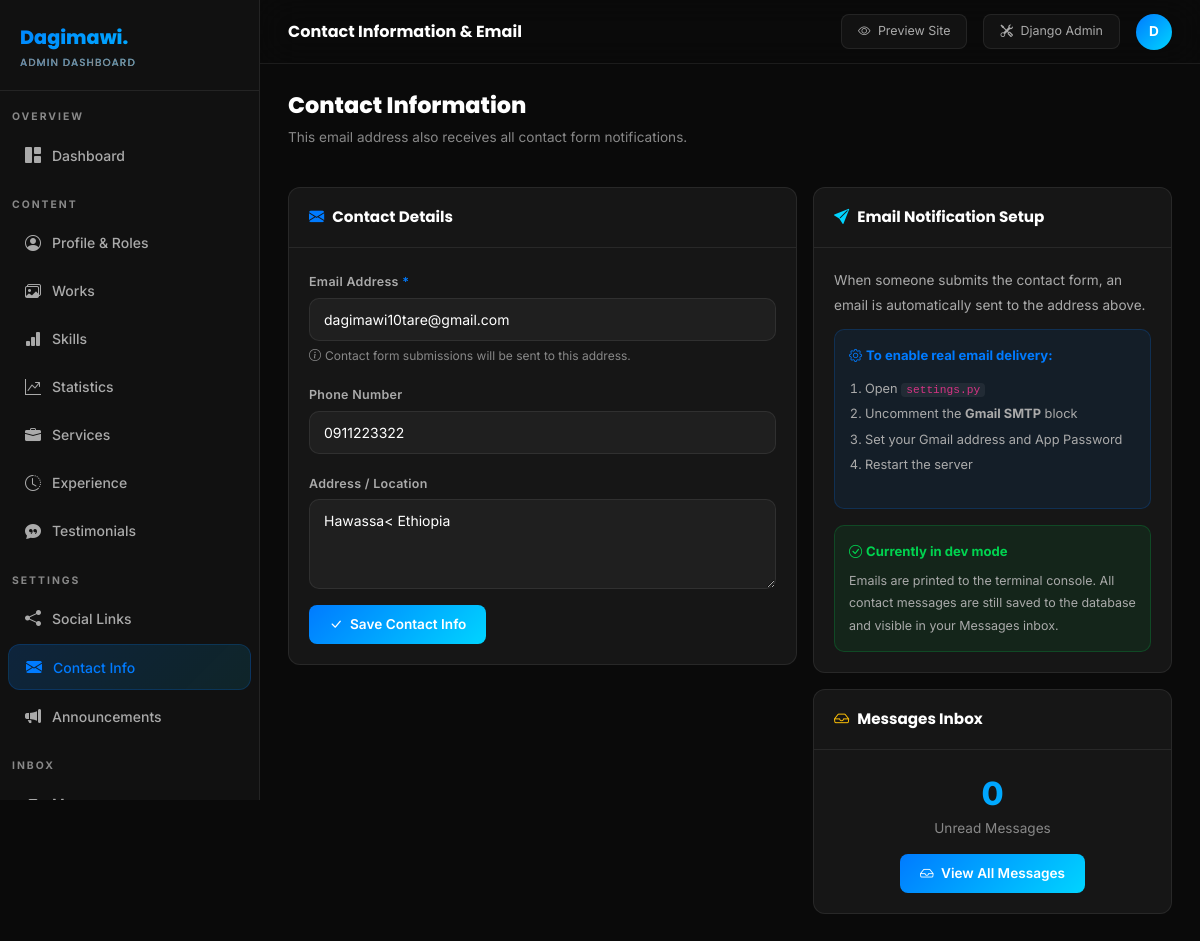
The page /dashboard/contact-info/ (signed in) on the database its author committed.
### portfolio/models.py (models this page shows, shortened)
class ContactInfo(models.Model):
    email = models.EmailField(blank=True)
    phone = models.CharField(max_length=30, blank=True)
    address = models.TextField(blank=True)
    class Meta:
        verbose_name = "Contact Info"
        verbose_name_plural = "Contact Info"

### portfolio/views.py (the view, shortened to what this page needs)
# urls.py: path('dashboard/contact-info/', views.dashboard_contact_info, name='dashboard_contact_info'),
@login_required(login_url='/dashboard/login/')
def dashboard_contact_info(request):
    if not request.user.is_staff: return redirect('portfolio:home')
    info = ContactInfo.objects.first()
    return render(request, 'dashboard/contact_info.html', {'info': info})

### portfolio/context_processors.py (called while the page is built)
def global_context(request):
    social_links = SocialLink.objects.all()
    contact_info = ContactInfo.objects.first()
    unread_messages = ContactMessage.objects.filter(is_read=False).count()
    now = timezone.now()
    announcement = Announcement.objects.filter(
        is_active=True,
        start_date__lte=now
    ).filter(
        end_date__isnull=True
    ).first() or Announcement.objects.filter(
        is_active=True,
        start_date__lte=now,
        end_date__gte=now
    ).first()
    return {
        'social_links': social_links,
        'contact_info': contact_info,
        'active_announcement': announcement,
        'unread_messages_count': unread_messages,
    }

### portfolio/templates/dashboard/contact_info.html (shortened to what this page needs)
{% extends 'dashboard/base.html' %}
{% block topbar_title %}Contact Information & Email{% endblock %}
{% block content %}
<div class="page-header">
  <div><h1>Contact Information</h1><p>This email address also receives all contact form notifications.</p></div>
</div>
<div class="row g-3">
  <div class="col-lg-7">
    <div class="panel">
      <div class="panel-header"><div class="panel-title"><i class="bi bi-envelope-fill me-2" style="color:#007BFF"></i>Contact Details</div></div>
      <div class="panel-body">
        <form method="post" action="{% url 'portfolio:dashboard_contact_info' %}">
          <div class="mb-3">
            <label class="form-label">Email Address <span style="color:#007BFF">*</span></label>
            <input type="email" name="email" class="form-control" value="{{ info.email|default:'' }}" required placeholder="dagimawi@example.com">
            <div style="font-size:0.75rem;color:var(--muted);margin-top:6px;"><i class="bi bi-info-circle me-1"></i>Contact form submissions will be sent to this address.</div>
          </div>
          <div class="mb-3">
            <label class="form-label">Phone Number</label>
            <input type="text" name="phone" class="form-control" value="{{ info.phone|default:'' }}" placeholder="+251 900 000 000">
          </div>
          <div class="mb-3">
            <label class="form-label">Address / Location</label>
            <textarea name="address" class="form-control" rows="3" placeholder="Addis Ababa, Ethiopia">{{ info.address|default:'' }}</textarea>
          </div>
          <button type="submit" class="btn-grad"><i class="bi bi-check-lg me-1"></i> Save Contact Info</button>
        </form>
      </div>
    </div>
  </div>
  <div class="col-lg-5">
    <div class="panel mb-3">
      <div class="panel-header"><div class="panel-title"><i class="bi bi-send-fill me-2" style="color:#00D4FF"></i>Email Notification Setup</div></div>
      <div class="panel-body">
        <div style="font-size:0.85rem;color:var(--sub);line-height:1.8;">
          <p style="margin-bottom:12px;">When someone submits the contact form, an email is automatically sent to the address above.</p>
          <div style="background:rgba(0,123,255,0.08);border:1px solid rgba(0,123,255,0.2);border-radius:10px;padding:14px;margin-bottom:16px;">
            <div style="font-weight:700;color:#007BFF;margin-bottom:8px;font-size:0.82rem;"><i class="bi bi-gear me-1"></i>To enable real email delivery:</div>
            <ol style="padding-left:16px;font-size:0.8rem;line-height:2;">
              <li>Open <code style="background:rgba(255,255,255,0.06);padding:1px 5px;border-radius:4px;">settings.py</code></li>
              <li>Uncomment the <strong>Gmail SMTP</strong> block</li>
              <li>Set your Gmail address and App Password</li>
              <li>Restart the server</li>
            </ol>
          </div>
          <div style="background:rgba(0,212,80,0.08);border:1px solid rgba(0,212,80,0.2);border-radius:10px;padding:14px;">
            <div style="font-weight:700;color:#00d450;margin-bottom:6px;font-size:0.82rem;"><i class="bi bi-check-circle me-1"></i>Currently in dev mode</div>
            <div style="font-size:0.78rem;">Emails are printed to the terminal console. All contact messages are still saved to the database and visible in your Messages inbox.</div>
          </div>
        </div>
      </div>
    </div>
    <div class="panel">
      <div class="panel-header"><div class="panel-title"><i class="bi bi-inbox me-2" style="color:#ffc107"></i>Messages Inbox</div></div>
      <div class="panel-body" style="text-align:center;">
        <div style="font-size:2rem;font-weight:800;" class="grad-text">{{ unread_messages_count }}</div>
        <div style="color:var(--muted);font-size:0.85rem;margin-bottom:16px;">Unread Messages</div>
        <a href="{% url 'portfolio:dashboard_messages' %}" class="btn-grad" style="text-decoration:none;display:inline-block;"><i class="bi bi-inbox me-1"></i> View All Messages</a>
      </div>
    </div>
  </div>
</div>
{% endblock %}

### portfolio/templates/dashboard/base.html (shortened to what this page needs)
{% load static %}
<!DOCTYPE html>
<html lang="en">
<head>
  <link href="https://cdn.jsdelivr.net/npm/bootstrap@5.3.2/dist/css/bootstrap.min.css" rel="stylesheet">
  <link rel="stylesheet" href="https://cdn.jsdelivr.net/npm/bootstrap-icons@1.11.3/font/bootstrap-icons.min.css">
</head>
<body>
<aside class="sidebar" id="sidebar">
  <div class="sidebar-brand">
    Dagimawi.
    <small>Admin Dashboard</small>
  </div>
  <div class="sidebar-section">Overview</div>
  <a href="{% url 'portfolio:dashboard_home' %}" class="nav-link {% if request.resolver_match.url_name == 'dashboard_home' %}active{% endif %}">
    <i class="bi bi-grid-1x2-fill"></i> Dashboard
  </a>
  <div class="sidebar-section">Content</div>
  <a href="{% url 'portfolio:dashboard_profile' %}" class="nav-link {% if request.resolver_match.url_name == 'dashboard_profile' %}active{% endif %}">
    <i class="bi bi-person-circle"></i> Profile & Roles
  </a>
  <a href="{% url 'portfolio:dashboard_works' %}" class="nav-link {% if 'dashboard_work' in request.resolver_match.url_name %}active{% endif %}">
    <i class="bi bi-images"></i> Works
  </a>
  <a href="{% url 'portfolio:dashboard_skills' %}" class="nav-link {% if request.resolver_match.url_name == 'dashboard_skills' %}active{% endif %}">
    <i class="bi bi-bar-chart-fill"></i> Skills
  </a>
  <a href="{% url 'portfolio:dashboard_stats' %}" class="nav-link {% if request.resolver_match.url_name == 'dashboard_stats' %}active{% endif %}">
    <i class="bi bi-graph-up-arrow"></i> Statistics
  </a>
  <a href="{% url 'portfolio:dashboard_services' %}" class="nav-link {% if request.resolver_match.url_name == 'dashboard_services' %}active{% endif %}">
    <i class="bi bi-briefcase-fill"></i> Services
  </a>
  <a href="{% url 'portfolio:dashboard_experience' %}" class="nav-link {% if request.resolver_match.url_name == 'dashboard_experience' %}active{% endif %}">
    <i class="bi bi-clock-history"></i> Experience
  </a>
  <a href="{% url 'portfolio:dashboard_testimonials' %}" class="nav-link {% if request.resolver_match.url_name == 'dashboard_testimonials' %}active{% endif %}">
    <i class="bi bi-chat-quote-fill"></i> Testimonials
  </a>
  <div class="sidebar-section">Settings</div>
  <a href="{% url 'portfolio:dashboard_social' %}" class="nav-link {% if request.resolver_match.url_name == 'dashboard_social' %}active{% endif %}">
    <i class="bi bi-share-fill"></i> Social Links
  </a>
  <a href="{% url 'portfolio:dashboard_contact_info' %}" class="nav-link {% if request.resolver_match.url_name == 'dashboard_contact_info' %}active{% endif %}">
    <i class="bi bi-envelope-fill"></i> Contact Info
  </a>
  <a href="{% url 'portfolio:dashboard_announcements' %}" class="nav-link {% if request.resolver_match.url_name == 'dashboard_announcements' %}active{% endif %}">
    <i class="bi bi-megaphone-fill"></i> Announcements
  </a>
  <div class="sidebar-section">Inbox</div>
  <a href="{% url 'portfolio:dashboard_messages' %}" class="nav-link {% if 'dashboard_message' in request.resolver_match.url_name %}active{% endif %}">
    <i class="bi bi-inbox-fill"></i> Messages
  </a>
</aside>
<div class="main-wrap">
  <div class="topbar">
    <div class="topbar-title">{% block topbar_title %}Dashboard{% endblock %}</div>
    <a href="{% url 'portfolio:home' %}" class="btn-ghost" target="_blank" style="font-size:0.78rem;text-decoration:none;"><i class="bi bi-eye me-1"></i> Preview Site</a>
    <a href="/admin/" class="btn-ghost" target="_blank" style="font-size:0.78rem;text-decoration:none;"><i class="bi bi-tools me-1"></i> Django Admin</a>
    <div class="topbar-avatar">{{ request.user.username|first|upper }}</div>
  </div>
  <div class="page-body">
    {% block content %}{% endblock %}
  </div>
</div>
</body>
</html>

### portfolio/templates/dashboard/base.html (style rules this page uses)
:root { --bg: #0A0A0A; --bg2: #111; --bg3: #181818; --card: #161616; --glass: rgba(255,255,255,0.04); --border: rgba(255,255,255,0.08); --blue: #007BFF; --cyan: #00D4FF; --grad: linear-gradient(135deg,#007BFF,#00D4FF); --text: #fff; --muted: #888; --sub: #aaa; --radius: 12px; --sidebar: 260px; }
*, *::before, *::after { box-sizing: border-box; margin: 0; padding: 0; }
body { background: var(--bg); color: var(--text); font-family: 'Inter', sans-serif; display: flex; min-height: 100vh; }
.sidebar { width: var(--sidebar); background: var(--bg2); border-right: 1px solid var(--border); display: flex; flex-direction: column; position: fixed; top: 0; left: 0; height: 100vh; z-index: 200; transition: transform 0.3s ease; overflow-y: auto; }
.sidebar-brand { padding: 24px 20px 20px; border-bottom: 1px solid var(--border); font-family: 'Poppins', sans-serif; font-weight: 800; font-size: 1.2rem; background: var(--grad); -webkit-background-clip: text; -webkit-text-fill-color: transparent; background-clip: text; }
.sidebar-brand small { display: block; font-size: 0.65rem; font-weight: 500; color: var(--muted); -webkit-text-fill-color: var(--muted); letter-spacing: 1px; text-transform: uppercase; margin-top: 2px; }
.sidebar-section { padding: 18px 12px 6px; font-size: 0.65rem; font-weight: 700; letter-spacing: 2px; text-transform: uppercase; color: var(--muted); }
.nav-link { display: flex; align-items: center; gap: 10px; padding: 10px 16px; border-radius: var(--radius); color: var(--sub) !important; font-size: 0.875rem; font-weight: 500; margin: 2px 8px; transition: all 0.2s ease; text-decoration: none; }
.nav-link i { font-size: 1rem; width: 18px; text-align: center; }
.nav-link.active { background: linear-gradient(135deg,rgba(0,123,255,0.18),rgba(0,212,255,0.1)); color: var(--blue) !important; border: 1px solid rgba(0,123,255,0.2); }
.main-wrap { margin-left: var(--sidebar); flex: 1; display: flex; flex-direction: column; min-height: 100vh; }
.topbar { height: 64px; background: rgba(10,10,10,0.9); backdrop-filter: blur(20px); border-bottom: 1px solid var(--border); display: flex; align-items: center; padding: 0 28px; gap: 16px; position: sticky; top: 0; z-index: 100; }
.topbar-title { font-family: 'Poppins', sans-serif; font-weight: 700; font-size: 1rem; flex: 1; }
.topbar-avatar { width: 36px; height: 36px; border-radius: 50%; background: var(--grad); display: flex; align-items: center; justify-content: center; font-weight: 700; font-size: 0.85rem; }
.page-body { padding: 28px; flex: 1; }
.panel { background: var(--card); border: 1px solid var(--border); border-radius: var(--radius); overflow: hidden; }
.panel-header { padding: 18px 20px; border-bottom: 1px solid var(--border); display: flex; align-items: center; justify-content: space-between; }
.panel-title { font-family: 'Poppins', sans-serif; font-weight: 700; font-size: 0.95rem; }
.panel-body { padding: 20px; }
.form-label { font-size: 0.78rem; font-weight: 600; color: var(--sub); margin-bottom: 6px; letter-spacing: 0.3px; }
.form-control, .form-select { background: var(--glass) !important; border: 1px solid var(--border) !important; color: var(--text) !important; border-radius: 10px !important; padding: 10px 14px !important; font-size: 0.875rem !important; transition: all 0.2s !important; }
.form-control::placeholder { color: var(--muted) !important; }
textarea.form-control { resize: vertical; min-height: 90px; }
.btn-grad { background: var(--grad); border: none; color: #fff; font-weight: 600; font-size: 0.85rem; border-radius: 8px; padding: 9px 20px; transition: all 0.2s; cursor: pointer; }
.btn-ghost { background: var(--glass); border: 1px solid var(--border); color: var(--sub); font-size: 0.82rem; border-radius: 8px; padding: 7px 16px; transition: all 0.2s; cursor: pointer; }
.page-header { display: flex; align-items: center; justify-content: space-between; margin-bottom: 24px; }
.page-header h1 { font-family: 'Poppins', sans-serif; font-weight: 800; font-size: 1.4rem; }
.page-header p { color: var(--muted); font-size: 0.85rem; margin-top: 2px; }
.grad-text { background: var(--grad); -webkit-background-clip: text; -webkit-text-fill-color: transparent; background-clip: text; }

### rows shown on the page
ContactInfo: email "dagimawi10tare@gmail.com", phone "0911223322", address "Hawassa< Ethiopia"

### other values the page prints
{{ request.user.username|first|upper }} "D"
{{ unread_messages_count }} "0"
